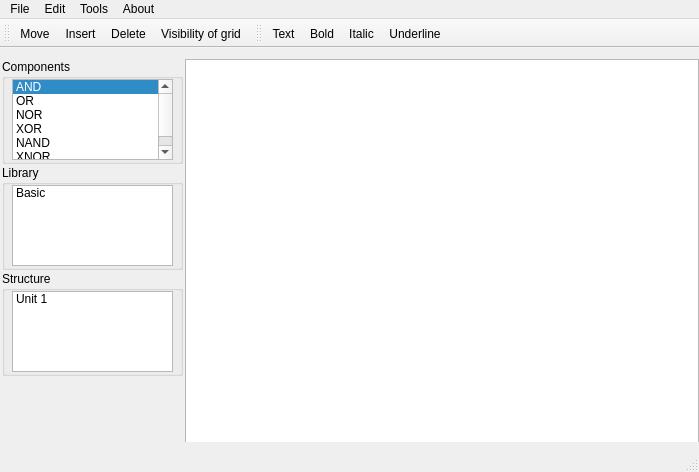
<?xml version="1.0" encoding="UTF-8"?>
<ui version="4.0">
 <class>MainWindow</class>
 <widget class="QMainWindow" name="MainWindow">
  <property name="enabled">
   <bool>true</bool>
  </property>
  <property name="geometry">
   <rect>
    <x>0</x>
    <y>0</y>
    <width>699</width>
    <height>472</height>
   </rect>
  </property>
  <property name="sizePolicy">
   <sizepolicy hsizetype="Fixed" vsizetype="Fixed">
    <horstretch>0</horstretch>
    <verstretch>0</verstretch>
   </sizepolicy>
  </property>
  <property name="minimumSize">
   <size>
    <width>694</width>
    <height>439</height>
   </size>
  </property>
  <property name="maximumSize">
   <size>
    <width>16777215</width>
    <height>16777215</height>
   </size>
  </property>
  <property name="baseSize">
   <size>
    <width>0</width>
    <height>0</height>
   </size>
  </property>
  <property name="windowTitle">
   <string>Filter generator</string>
  </property>
  <property name="styleSheet">
   <string notr="true"/>
  </property>
  <widget class="QWidget" name="centralWidget">
   <property name="enabled">
    <bool>true</bool>
   </property>
   <property name="sizePolicy">
    <sizepolicy hsizetype="Preferred" vsizetype="Preferred">
     <horstretch>0</horstretch>
     <verstretch>0</verstretch>
    </sizepolicy>
   </property>
   <property name="minimumSize">
    <size>
     <width>0</width>
     <height>0</height>
    </size>
   </property>
   <property name="maximumSize">
    <size>
     <width>5000</width>
     <height>3000</height>
    </size>
   </property>
   <property name="sizeIncrement">
    <size>
     <width>0</width>
     <height>0</height>
    </size>
   </property>
   <property name="baseSize">
    <size>
     <width>0</width>
     <height>0</height>
    </size>
   </property>
   <property name="layoutDirection">
    <enum>Qt::LeftToRight</enum>
   </property>
   <widget class="QWidget" name="horizontalLayoutWidget">
    <property name="geometry">
     <rect>
      <x>0</x>
      <y>0</y>
      <width>699</width>
      <height>394</height>
     </rect>
    </property>
    <layout class="QHBoxLayout" name="horizontalLayout">
     <property name="spacing">
      <number>2</number>
     </property>
     <property name="leftMargin">
      <number>2</number>
     </property>
     <property name="rightMargin">
      <number>0</number>
     </property>
     <item>
      <layout class="QVBoxLayout" name="verticalLayout" stretch="0,0,0,0">
       <property name="spacing">
        <number>1</number>
       </property>
       <property name="sizeConstraint">
        <enum>QLayout::SetNoConstraint</enum>
       </property>
       <item>
        <widget class="QGroupBox" name="groupBox_1">
         <property name="enabled">
          <bool>true</bool>
         </property>
         <property name="sizePolicy">
          <sizepolicy hsizetype="Fixed" vsizetype="Fixed">
           <horstretch>0</horstretch>
           <verstretch>0</verstretch>
          </sizepolicy>
         </property>
         <property name="minimumSize">
          <size>
           <width>181</width>
           <height>105</height>
          </size>
         </property>
         <property name="maximumSize">
          <size>
           <width>181</width>
           <height>111</height>
          </size>
         </property>
         <property name="acceptDrops">
          <bool>false</bool>
         </property>
         <property name="layoutDirection">
          <enum>Qt::LeftToRight</enum>
         </property>
         <property name="title">
          <string>Components</string>
         </property>
         <property name="alignment">
          <set>Qt::AlignLeading|Qt::AlignLeft|Qt::AlignTop</set>
         </property>
         <property name="flat">
          <bool>false</bool>
         </property>
         <property name="checkable">
          <bool>false</bool>
         </property>
         <property name="checked">
          <bool>false</bool>
         </property>
         <widget class="QListWidget" name="listWidget_1">
          <property name="geometry">
           <rect>
            <x>10</x>
            <y>20</y>
            <width>161</width>
            <height>81</height>
           </rect>
          </property>
          <property name="sizePolicy">
           <sizepolicy hsizetype="Fixed" vsizetype="Fixed">
            <horstretch>2</horstretch>
            <verstretch>2</verstretch>
           </sizepolicy>
          </property>
          <property name="minimumSize">
           <size>
            <width>161</width>
            <height>81</height>
           </size>
          </property>
          <property name="maximumSize">
           <size>
            <width>16777215</width>
            <height>16777215</height>
           </size>
          </property>
          <property name="acceptDrops">
           <bool>false</bool>
          </property>
          <property name="tabKeyNavigation">
           <bool>false</bool>
          </property>
          <property name="currentRow">
           <number>0</number>
          </property>
          <item>
           <property name="text">
            <string>AND</string>
           </property>
          </item>
          <item>
           <property name="text">
            <string>OR</string>
           </property>
          </item>
          <item>
           <property name="text">
            <string>NOR</string>
           </property>
          </item>
          <item>
           <property name="text">
            <string>XOR</string>
           </property>
          </item>
          <item>
           <property name="text">
            <string>NAND</string>
           </property>
          </item>
          <item>
           <property name="text">
            <string>XNOR</string>
           </property>
          </item>
         </widget>
        </widget>
       </item>
       <item>
        <widget class="QGroupBox" name="groupBox_2">
         <property name="sizePolicy">
          <sizepolicy hsizetype="Fixed" vsizetype="Fixed">
           <horstretch>0</horstretch>
           <verstretch>0</verstretch>
          </sizepolicy>
         </property>
         <property name="minimumSize">
          <size>
           <width>181</width>
           <height>105</height>
          </size>
         </property>
         <property name="maximumSize">
          <size>
           <width>181</width>
           <height>111</height>
          </size>
         </property>
         <property name="title">
          <string>Library</string>
         </property>
         <property name="alignment">
          <set>Qt::AlignLeading|Qt::AlignLeft|Qt::AlignTop</set>
         </property>
         <widget class="QListWidget" name="listWidget_2">
          <property name="geometry">
           <rect>
            <x>10</x>
            <y>20</y>
            <width>161</width>
            <height>81</height>
           </rect>
          </property>
          <property name="sizePolicy">
           <sizepolicy hsizetype="Fixed" vsizetype="Fixed">
            <horstretch>0</horstretch>
            <verstretch>0</verstretch>
           </sizepolicy>
          </property>
          <property name="minimumSize">
           <size>
            <width>161</width>
            <height>81</height>
           </size>
          </property>
          <property name="autoScrollMargin">
           <number>16</number>
          </property>
          <item>
           <property name="text">
            <string>Basic</string>
           </property>
          </item>
         </widget>
        </widget>
       </item>
       <item>
        <widget class="QGroupBox" name="groupBox_3">
         <property name="sizePolicy">
          <sizepolicy hsizetype="Fixed" vsizetype="Fixed">
           <horstretch>0</horstretch>
           <verstretch>0</verstretch>
          </sizepolicy>
         </property>
         <property name="minimumSize">
          <size>
           <width>181</width>
           <height>105</height>
          </size>
         </property>
         <property name="maximumSize">
          <size>
           <width>181</width>
           <height>111</height>
          </size>
         </property>
         <property name="acceptDrops">
          <bool>true</bool>
         </property>
         <property name="title">
          <string>Structure</string>
         </property>
         <property name="alignment">
          <set>Qt::AlignLeading|Qt::AlignLeft|Qt::AlignTop</set>
         </property>
         <widget class="QListWidget" name="listWidget_3">
          <property name="geometry">
           <rect>
            <x>10</x>
            <y>20</y>
            <width>161</width>
            <height>81</height>
           </rect>
          </property>
          <property name="sizePolicy">
           <sizepolicy hsizetype="Fixed" vsizetype="Fixed">
            <horstretch>0</horstretch>
            <verstretch>0</verstretch>
           </sizepolicy>
          </property>
          <property name="minimumSize">
           <size>
            <width>161</width>
            <height>81</height>
           </size>
          </property>
          <item>
           <property name="text">
            <string>Unit 1</string>
           </property>
          </item>
         </widget>
        </widget>
       </item>
       <item>
        <spacer name="verticalSpacer">
         <property name="orientation">
          <enum>Qt::Vertical</enum>
         </property>
         <property name="sizeHint" stdset="0">
          <size>
           <width>20</width>
           <height>40</height>
          </size>
         </property>
        </spacer>
       </item>
      </layout>
     </item>
     <item>
      <widget class="QGraphicsView" name="graphicsView">
       <property name="sizePolicy">
        <sizepolicy hsizetype="Expanding" vsizetype="Preferred">
         <horstretch>0</horstretch>
         <verstretch>0</verstretch>
        </sizepolicy>
       </property>
       <property name="minimumSize">
        <size>
         <width>511</width>
         <height>392</height>
        </size>
       </property>
       <property name="maximumSize">
        <size>
         <width>5000</width>
         <height>5000</height>
        </size>
       </property>
       <property name="frameShape">
        <enum>QFrame::StyledPanel</enum>
       </property>
       <property name="frameShadow">
        <enum>QFrame::Raised</enum>
       </property>
       <property name="verticalScrollBarPolicy">
        <enum>Qt::ScrollBarAsNeeded</enum>
       </property>
       <property name="horizontalScrollBarPolicy">
        <enum>Qt::ScrollBarAsNeeded</enum>
       </property>
       <property name="interactive">
        <bool>true</bool>
       </property>
       <property name="alignment">
        <set>Qt::AlignLeading|Qt::AlignLeft|Qt::AlignTop</set>
       </property>
       <property name="transformationAnchor">
        <enum>QGraphicsView::AnchorViewCenter</enum>
       </property>
       <property name="resizeAnchor">
        <enum>QGraphicsView::AnchorViewCenter</enum>
       </property>
      </widget>
     </item>
    </layout>
   </widget>
  </widget>
  <widget class="QMenuBar" name="menuBar">
   <property name="geometry">
    <rect>
     <x>0</x>
     <y>0</y>
     <width>699</width>
     <height>21</height>
    </rect>
   </property>
   <widget class="QMenu" name="menuFile">
    <property name="title">
     <string>File</string>
    </property>
    <widget class="QMenu" name="menuExport">
     <property name="title">
      <string>Export</string>
     </property>
     <addaction name="actionExportPDF"/>
     <addaction name="actionExportJPG"/>
     <addaction name="actionExportPNG"/>
    </widget>
    <addaction name="menuExport"/>
    <addaction name="separator"/>
    <addaction name="actionExit"/>
   </widget>
   <widget class="QMenu" name="menuTools">
    <property name="title">
     <string>Tools</string>
    </property>
    <addaction name="actionVisible_EditToolbar"/>
    <addaction name="actionVisible_TextToolbar"/>
   </widget>
   <widget class="QMenu" name="menuAbout">
    <property name="title">
     <string>About</string>
    </property>
    <addaction name="actionAbout"/>
    <addaction name="actionAbout_Qt"/>
   </widget>
   <widget class="QMenu" name="menuEdit">
    <property name="enabled">
     <bool>true</bool>
    </property>
    <property name="contextMenuPolicy">
     <enum>Qt::ActionsContextMenu</enum>
    </property>
    <property name="title">
     <string>Edit</string>
    </property>
    <addaction name="actionMove_2"/>
    <addaction name="actionLine_2"/>
    <addaction name="actionDelete_2"/>
    <addaction name="actionGrid_2"/>
   </widget>
   <addaction name="menuFile"/>
   <addaction name="menuEdit"/>
   <addaction name="menuTools"/>
   <addaction name="menuAbout"/>
  </widget>
  <widget class="QStatusBar" name="statusBar"/>
  <widget class="QToolBar" name="editToolBar">
   <attribute name="toolBarArea">
    <enum>TopToolBarArea</enum>
   </attribute>
   <attribute name="toolBarBreak">
    <bool>false</bool>
   </attribute>
   <addaction name="actionMove"/>
   <addaction name="actionInsert"/>
   <addaction name="actionDelete"/>
   <addaction name="actionGrid"/>
  </widget>
  <widget class="QToolBar" name="textToolBar">
   <property name="acceptDrops">
    <bool>false</bool>
   </property>
   <property name="windowTitle">
    <string>toolBar</string>
   </property>
   <attribute name="toolBarArea">
    <enum>TopToolBarArea</enum>
   </attribute>
   <attribute name="toolBarBreak">
    <bool>false</bool>
   </attribute>
   <addaction name="actionText"/>
   <addaction name="actionBold"/>
   <addaction name="actionItalic"/>
   <addaction name="actionUnderline"/>
  </widget>
  <action name="actionDelete">
   <property name="checkable">
    <bool>false</bool>
   </property>
   <property name="icon">
    <iconset>
     <normalon>:/images/delete.png</normalon>
    </iconset>
   </property>
   <property name="text">
    <string>Delete</string>
   </property>
   <property name="statusTip">
    <string>Delete components or lines</string>
   </property>
   <property name="shortcut">
    <string>Del</string>
   </property>
   <property name="shortcutContext">
    <enum>Qt::WidgetShortcut</enum>
   </property>
  </action>
  <action name="actionText">
   <property name="checkable">
    <bool>true</bool>
   </property>
   <property name="icon">
    <iconset resource="fg01.qrc">
     <normaloff>:/images/textpointer.png</normaloff>:/images/textpointer.png</iconset>
   </property>
   <property name="text">
    <string>Text</string>
   </property>
   <property name="statusTip">
    <string>Insert text</string>
   </property>
  </action>
  <action name="actionBold">
   <property name="checkable">
    <bool>true</bool>
   </property>
   <property name="icon">
    <iconset resource="fg01.qrc">
     <normaloff>:/images/bold.png</normaloff>:/images/bold.png</iconset>
   </property>
   <property name="text">
    <string>Bold</string>
   </property>
   <property name="statusTip">
    <string>Bold text</string>
   </property>
   <property name="shortcut">
    <string>Ctrl+B</string>
   </property>
  </action>
  <action name="actionItalic">
   <property name="checkable">
    <bool>true</bool>
   </property>
   <property name="icon">
    <iconset resource="fg01.qrc">
     <normaloff>:/images/italic.png</normaloff>:/images/italic.png</iconset>
   </property>
   <property name="text">
    <string>Italic</string>
   </property>
   <property name="statusTip">
    <string>Italic text</string>
   </property>
   <property name="shortcut">
    <string>Ctrl+I</string>
   </property>
  </action>
  <action name="actionUnderline">
   <property name="checkable">
    <bool>true</bool>
   </property>
   <property name="icon">
    <iconset resource="fg01.qrc">
     <normaloff>:/images/underline.png</normaloff>:/images/underline.png</iconset>
   </property>
   <property name="text">
    <string>Underline</string>
   </property>
   <property name="statusTip">
    <string>Underline text</string>
   </property>
   <property name="shortcut">
    <string>Ctrl+U</string>
   </property>
  </action>
  <action name="actionInsert">
   <property name="checkable">
    <bool>true</bool>
   </property>
   <property name="icon">
    <iconset resource="fg01.qrc">
     <normaloff>:/images/insert.png</normaloff>:/images/insert.png</iconset>
   </property>
   <property name="text">
    <string>Insert</string>
   </property>
   <property name="statusTip">
    <string>Insert components</string>
   </property>
   <property name="shortcut">
    <string>Ctrl+O</string>
   </property>
  </action>
  <action name="actionAbout">
   <property name="text">
    <string>About</string>
   </property>
  </action>
  <action name="actionAbout_Qt">
   <property name="text">
    <string>About Qt</string>
   </property>
  </action>
  <action name="actionVisible_EditToolbar">
   <property name="checkable">
    <bool>true</bool>
   </property>
   <property name="checked">
    <bool>true</bool>
   </property>
   <property name="text">
    <string>Edit Toolbar</string>
   </property>
  </action>
  <action name="actionVisible_TextToolbar">
   <property name="checkable">
    <bool>true</bool>
   </property>
   <property name="checked">
    <bool>true</bool>
   </property>
   <property name="text">
    <string>Text Toolbar</string>
   </property>
  </action>
  <action name="actionExit">
   <property name="text">
    <string>Exit</string>
   </property>
   <property name="shortcut">
    <string>Ctrl+Q</string>
   </property>
  </action>
  <action name="actionMove">
   <property name="checkable">
    <bool>true</bool>
   </property>
   <property name="checked">
    <bool>false</bool>
   </property>
   <property name="icon">
    <iconset>
     <normalon>:/images/move.svg</normalon>
    </iconset>
   </property>
   <property name="text">
    <string>Move</string>
   </property>
   <property name="statusTip">
    <string>Move</string>
   </property>
   <property name="iconVisibleInMenu">
    <bool>true</bool>
   </property>
  </action>
  <action name="actionMove_2">
   <property name="checkable">
    <bool>true</bool>
   </property>
   <property name="enabled">
    <bool>true</bool>
   </property>
   <property name="icon">
    <iconset resource="fg01.qrc">
     <normaloff>:/images/move.svg</normaloff>:/images/move.svg</iconset>
   </property>
   <property name="text">
    <string>Move</string>
   </property>
  </action>
  <action name="actionDelete_2">
   <property name="checkable">
    <bool>false</bool>
   </property>
   <property name="icon">
    <iconset resource="fg01.qrc">
     <normaloff>:/images/delete.png</normaloff>:/images/delete.png</iconset>
   </property>
   <property name="text">
    <string>Delete</string>
   </property>
   <property name="shortcut">
    <string>Del</string>
   </property>
  </action>
  <action name="actionLine_2">
   <property name="checkable">
    <bool>true</bool>
   </property>
   <property name="icon">
    <iconset resource="fg01.qrc">
     <normaloff>:/images/linepointer.png</normaloff>:/images/linepointer.png</iconset>
   </property>
   <property name="text">
    <string>Line</string>
   </property>
  </action>
  <action name="actionGrid_2">
   <property name="checkable">
    <bool>true</bool>
   </property>
   <property name="checked">
    <bool>false</bool>
   </property>
   <property name="icon">
    <iconset resource="fg01.qrc">
     <normaloff>:/images/background6.png</normaloff>:/images/background6.png</iconset>
   </property>
   <property name="text">
    <string>Visibility of grid</string>
   </property>
   <property name="toolTip">
    <string>Visibility of grid</string>
   </property>
  </action>
  <action name="actionGrid">
   <property name="checkable">
    <bool>true</bool>
   </property>
   <property name="checked">
    <bool>false</bool>
   </property>
   <property name="enabled">
    <bool>true</bool>
   </property>
   <property name="icon">
    <iconset resource="fg01.qrc">
     <normaloff>:/images/background6.png</normaloff>:/images/background6.png</iconset>
   </property>
   <property name="text">
    <string>Visibility of grid</string>
   </property>
   <property name="iconText">
    <string>Visibility of grid</string>
   </property>
   <property name="statusTip">
    <string>Visibility of grid</string>
   </property>
  </action>
  <action name="actionExportPDF">
   <property name="text">
    <string>PDF (Portable Document Format)</string>
   </property>
  </action>
  <action name="actionExportJPG">
   <property name="text">
    <string>JPG</string>
   </property>
  </action>
  <action name="actionExportPNG">
   <property name="text">
    <string>PNG</string>
   </property>
  </action>
 </widget>
 <layoutdefault spacing="6" margin="11"/>
 <tabstops>
  <tabstop>listWidget_1</tabstop>
  <tabstop>listWidget_3</tabstop>
  <tabstop>listWidget_2</tabstop>
 </tabstops>
 <resources>
  <include location="fg01.qrc"/>
 </resources>
 <connections/>
</ui>
